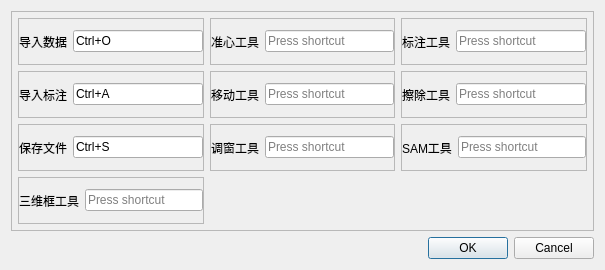
<?xml version="1.0" encoding="UTF-8"?>
<ui version="4.0">
 <class>Dialog</class>
 <widget class="QDialog" name="Dialog">
  <property name="geometry">
   <rect>
    <x>0</x>
    <y>0</y>
    <width>605</width>
    <height>270</height>
   </rect>
  </property>
  <property name="windowTitle">
   <string>Dialog</string>
  </property>
  <layout class="QVBoxLayout" name="verticalLayout">
   <item>
    <widget class="QFrame" name="frame_10">
     <property name="frameShape">
      <enum>QFrame::Shape::StyledPanel</enum>
     </property>
     <property name="frameShadow">
      <enum>QFrame::Shadow::Raised</enum>
     </property>
     <layout class="QGridLayout" name="gridLayout">
      <property name="leftMargin">
       <number>6</number>
      </property>
      <property name="topMargin">
       <number>6</number>
      </property>
      <property name="rightMargin">
       <number>6</number>
      </property>
      <property name="bottomMargin">
       <number>6</number>
      </property>
      <item row="0" column="0">
       <widget class="QFrame" name="frame">
        <property name="frameShape">
         <enum>QFrame::Shape::StyledPanel</enum>
        </property>
        <property name="frameShadow">
         <enum>QFrame::Shadow::Raised</enum>
        </property>
        <layout class="QHBoxLayout" name="horizontalLayout">
         <property name="spacing">
          <number>6</number>
         </property>
         <property name="leftMargin">
          <number>0</number>
         </property>
         <property name="topMargin">
          <number>0</number>
         </property>
         <property name="rightMargin">
          <number>0</number>
         </property>
         <property name="bottomMargin">
          <number>0</number>
         </property>
         <item>
          <widget class="QLabel" name="label">
           <property name="text">
            <string>导入数据</string>
           </property>
          </widget>
         </item>
         <item>
          <widget class="QKeySequenceEdit" name="load_Edit">
           <property name="keySequence">
            <string>Ctrl+O</string>
           </property>
          </widget>
         </item>
        </layout>
       </widget>
      </item>
      <item row="0" column="1">
       <widget class="QFrame" name="frame_6">
        <property name="frameShape">
         <enum>QFrame::Shape::StyledPanel</enum>
        </property>
        <property name="frameShadow">
         <enum>QFrame::Shadow::Raised</enum>
        </property>
        <layout class="QHBoxLayout" name="horizontalLayout_6">
         <property name="spacing">
          <number>6</number>
         </property>
         <property name="leftMargin">
          <number>0</number>
         </property>
         <property name="topMargin">
          <number>0</number>
         </property>
         <property name="rightMargin">
          <number>0</number>
         </property>
         <property name="bottomMargin">
          <number>0</number>
         </property>
         <item>
          <widget class="QLabel" name="label_6">
           <property name="text">
            <string>准心工具</string>
           </property>
          </widget>
         </item>
         <item>
          <widget class="QKeySequenceEdit" name="aim_edit"/>
         </item>
        </layout>
       </widget>
      </item>
      <item row="0" column="2">
       <widget class="QFrame" name="frame_9">
        <property name="frameShape">
         <enum>QFrame::Shape::StyledPanel</enum>
        </property>
        <property name="frameShadow">
         <enum>QFrame::Shadow::Raised</enum>
        </property>
        <layout class="QHBoxLayout" name="horizontalLayout_9">
         <property name="spacing">
          <number>6</number>
         </property>
         <property name="leftMargin">
          <number>0</number>
         </property>
         <property name="topMargin">
          <number>0</number>
         </property>
         <property name="rightMargin">
          <number>0</number>
         </property>
         <property name="bottomMargin">
          <number>0</number>
         </property>
         <item>
          <widget class="QLabel" name="label_9">
           <property name="text">
            <string>标注工具</string>
           </property>
          </widget>
         </item>
         <item>
          <widget class="QKeySequenceEdit" name="paint_Edit"/>
         </item>
        </layout>
       </widget>
      </item>
      <item row="1" column="0">
       <widget class="QFrame" name="frame_2">
        <property name="frameShape">
         <enum>QFrame::Shape::StyledPanel</enum>
        </property>
        <property name="frameShadow">
         <enum>QFrame::Shadow::Raised</enum>
        </property>
        <layout class="QHBoxLayout" name="horizontalLayout_2">
         <property name="spacing">
          <number>6</number>
         </property>
         <property name="leftMargin">
          <number>0</number>
         </property>
         <property name="topMargin">
          <number>0</number>
         </property>
         <property name="rightMargin">
          <number>0</number>
         </property>
         <property name="bottomMargin">
          <number>0</number>
         </property>
         <item>
          <widget class="QLabel" name="label_2">
           <property name="text">
            <string>导入标注</string>
           </property>
          </widget>
         </item>
         <item>
          <widget class="QKeySequenceEdit" name="add_Edit">
           <property name="keySequence">
            <string>Ctrl+A</string>
           </property>
          </widget>
         </item>
        </layout>
       </widget>
      </item>
      <item row="1" column="1">
       <widget class="QFrame" name="frame_5">
        <property name="frameShape">
         <enum>QFrame::Shape::StyledPanel</enum>
        </property>
        <property name="frameShadow">
         <enum>QFrame::Shadow::Raised</enum>
        </property>
        <layout class="QHBoxLayout" name="horizontalLayout_5">
         <property name="spacing">
          <number>6</number>
         </property>
         <property name="leftMargin">
          <number>0</number>
         </property>
         <property name="topMargin">
          <number>0</number>
         </property>
         <property name="rightMargin">
          <number>0</number>
         </property>
         <property name="bottomMargin">
          <number>0</number>
         </property>
         <item>
          <widget class="QLabel" name="label_5">
           <property name="text">
            <string>移动工具</string>
           </property>
          </widget>
         </item>
         <item>
          <widget class="QKeySequenceEdit" name="move_Edit"/>
         </item>
        </layout>
       </widget>
      </item>
      <item row="1" column="2">
       <widget class="QFrame" name="frame_8">
        <property name="frameShape">
         <enum>QFrame::Shape::StyledPanel</enum>
        </property>
        <property name="frameShadow">
         <enum>QFrame::Shadow::Raised</enum>
        </property>
        <layout class="QHBoxLayout" name="horizontalLayout_8">
         <property name="spacing">
          <number>6</number>
         </property>
         <property name="leftMargin">
          <number>0</number>
         </property>
         <property name="topMargin">
          <number>0</number>
         </property>
         <property name="rightMargin">
          <number>0</number>
         </property>
         <property name="bottomMargin">
          <number>0</number>
         </property>
         <item>
          <widget class="QLabel" name="label_8">
           <property name="text">
            <string>擦除工具</string>
           </property>
          </widget>
         </item>
         <item>
          <widget class="QKeySequenceEdit" name="eraser_Edit"/>
         </item>
        </layout>
       </widget>
      </item>
      <item row="2" column="0">
       <widget class="QFrame" name="frame_3">
        <property name="frameShape">
         <enum>QFrame::Shape::StyledPanel</enum>
        </property>
        <property name="frameShadow">
         <enum>QFrame::Shadow::Raised</enum>
        </property>
        <layout class="QHBoxLayout" name="horizontalLayout_3">
         <property name="spacing">
          <number>6</number>
         </property>
         <property name="leftMargin">
          <number>0</number>
         </property>
         <property name="topMargin">
          <number>0</number>
         </property>
         <property name="rightMargin">
          <number>0</number>
         </property>
         <property name="bottomMargin">
          <number>0</number>
         </property>
         <item>
          <widget class="QLabel" name="label_3">
           <property name="text">
            <string>保存文件</string>
           </property>
          </widget>
         </item>
         <item>
          <widget class="QKeySequenceEdit" name="save_Edit">
           <property name="keySequence">
            <string>Ctrl+S</string>
           </property>
          </widget>
         </item>
        </layout>
       </widget>
      </item>
      <item row="2" column="1">
       <widget class="QFrame" name="frame_4">
        <property name="frameShape">
         <enum>QFrame::Shape::StyledPanel</enum>
        </property>
        <property name="frameShadow">
         <enum>QFrame::Shadow::Raised</enum>
        </property>
        <layout class="QHBoxLayout" name="horizontalLayout_4">
         <property name="spacing">
          <number>6</number>
         </property>
         <property name="leftMargin">
          <number>0</number>
         </property>
         <property name="topMargin">
          <number>0</number>
         </property>
         <property name="rightMargin">
          <number>0</number>
         </property>
         <property name="bottomMargin">
          <number>0</number>
         </property>
         <item>
          <widget class="QLabel" name="label_4">
           <property name="text">
            <string>调窗工具</string>
           </property>
          </widget>
         </item>
         <item>
          <widget class="QKeySequenceEdit" name="win_Edit"/>
         </item>
        </layout>
       </widget>
      </item>
      <item row="2" column="2">
       <widget class="QFrame" name="frame_7">
        <property name="frameShape">
         <enum>QFrame::Shape::StyledPanel</enum>
        </property>
        <property name="frameShadow">
         <enum>QFrame::Shadow::Raised</enum>
        </property>
        <layout class="QHBoxLayout" name="horizontalLayout_7">
         <property name="spacing">
          <number>6</number>
         </property>
         <property name="leftMargin">
          <number>0</number>
         </property>
         <property name="topMargin">
          <number>0</number>
         </property>
         <property name="rightMargin">
          <number>0</number>
         </property>
         <property name="bottomMargin">
          <number>0</number>
         </property>
         <item>
          <widget class="QLabel" name="label_7">
           <property name="text">
            <string>SAM工具</string>
           </property>
          </widget>
         </item>
         <item>
          <widget class="QKeySequenceEdit" name="SAM_Edit"/>
         </item>
        </layout>
       </widget>
      </item>
      <item row="3" column="0">
       <widget class="QFrame" name="frame_11">
        <property name="frameShape">
         <enum>QFrame::Shape::StyledPanel</enum>
        </property>
        <property name="frameShadow">
         <enum>QFrame::Shadow::Raised</enum>
        </property>
        <layout class="QHBoxLayout" name="horizontalLayout_11">
         <property name="spacing">
          <number>6</number>
         </property>
         <property name="leftMargin">
          <number>0</number>
         </property>
         <property name="topMargin">
          <number>0</number>
         </property>
         <property name="rightMargin">
          <number>0</number>
         </property>
         <property name="bottomMargin">
          <number>0</number>
         </property>
         <item>
          <widget class="QLabel" name="label_11">
           <property name="text">
            <string>三维框工具</string>
           </property>
          </widget>
         </item>
         <item>
          <widget class="QKeySequenceEdit" name="box_edit"/>
         </item>
        </layout>
       </widget>
      </item>
     </layout>
    </widget>
   </item>
   <item>
    <widget class="QDialogButtonBox" name="buttonBox">
     <property name="orientation">
      <enum>Qt::Orientation::Horizontal</enum>
     </property>
     <property name="standardButtons">
      <set>QDialogButtonBox::StandardButton::Cancel|QDialogButtonBox::StandardButton::Ok</set>
     </property>
    </widget>
   </item>
  </layout>
 </widget>
 <resources/>
 <connections>
  <connection>
   <sender>buttonBox</sender>
   <signal>accepted()</signal>
   <receiver>Dialog</receiver>
   <slot>accept()</slot>
   <hints>
    <hint type="sourcelabel">
     <x>248</x>
     <y>254</y>
    </hint>
    <hint type="destinationlabel">
     <x>157</x>
     <y>274</y>
    </hint>
   </hints>
  </connection>
  <connection>
   <sender>buttonBox</sender>
   <signal>rejected()</signal>
   <receiver>Dialog</receiver>
   <slot>reject()</slot>
   <hints>
    <hint type="sourcelabel">
     <x>316</x>
     <y>260</y>
    </hint>
    <hint type="destinationlabel">
     <x>286</x>
     <y>274</y>
    </hint>
   </hints>
  </connection>
 </connections>
</ui>
